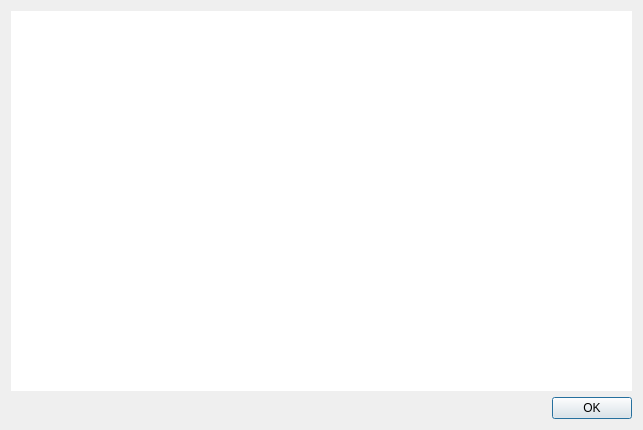
<ui version="4.0" >
 <class>Form</class>
 <widget class="QWidget" name="Form" >
  <property name="geometry" >
   <rect>
    <x>0</x>
    <y>0</y>
    <width>643</width>
    <height>430</height>
   </rect>
  </property>
  <property name="windowTitle" >
   <string>Scroll Text Test</string>
  </property>
  <layout class="QGridLayout" name="gridLayout" >
   <item row="0" column="0" >
    <widget class="View" name="graphicsView" >
     <property name="frameShape" >
      <enum>QFrame::NoFrame</enum>
     </property>
     <property name="verticalScrollBarPolicy" >
      <enum>Qt::ScrollBarAlwaysOff</enum>
     </property>
     <property name="horizontalScrollBarPolicy" >
      <enum>Qt::ScrollBarAlwaysOff</enum>
     </property>
     <property name="sceneRect" >
      <rectf>
       <x>0.000000000000000</x>
       <y>0.000000000000000</y>
       <width>100.000000000000000</width>
       <height>100.000000000000000</height>
      </rectf>
     </property>
    </widget>
   </item>
   <item row="1" column="0" >
    <widget class="QDialogButtonBox" name="buttonBox" >
     <property name="standardButtons" >
      <set>QDialogButtonBox::Ok</set>
     </property>
    </widget>
   </item>
  </layout>
 </widget>
 <customwidgets>
  <customwidget>
   <class>View</class>
   <extends>QGraphicsView</extends>
   <header>view.h</header>
  </customwidget>
 </customwidgets>
 <resources/>
 <connections/>
</ui>
